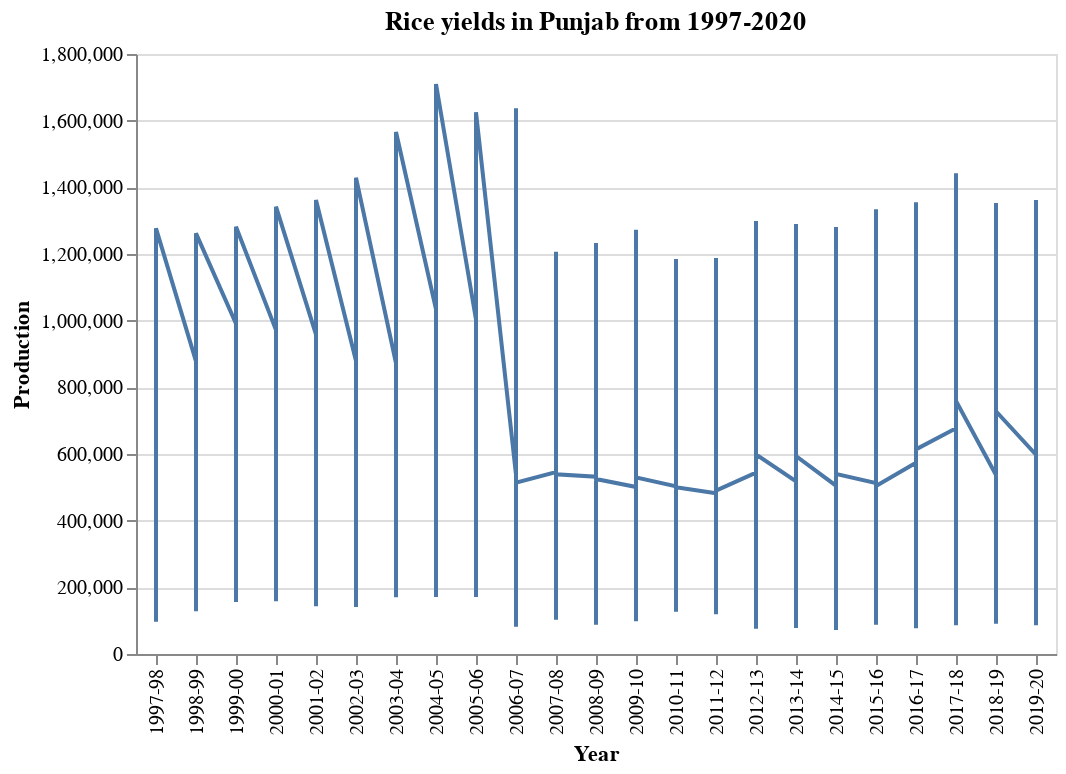

Notebook cell for this chart:
### Markdown cell above
I will try to find the way rice production has progressed over time, but as you can see below, this was a flawed way of doing it as the data is spread out across districts, and there is no cumulative data of rice production in every kharif year for the state.

### Code cell
alt.Chart(df_pj_rice).mark_line().encode(
    x='Year',
    y=('Production')
).properties(
    title='Rice yields in Punjab from 1997-2020')

### Figure 1 — Vega-Lite specification as saved in the notebook (floating-point values rounded to 4 significant figures; data arrays with more than 128 entries replaced by an {"elided": "..."} marker saying what was removed)
{"config": {"view": {"continuousWidth": 400, "continuousHeight": 300}}, "data": {"name": "data-0adc56a3ff0e19562e244e6577f66996"}, "mark": "line", "encoding": {"x": {"field": "Year", "type": "nominal"}, "y": {"field": "Production", "type": "quantitative"}}, "title": "Rice yields in Punjab from 1997-2020", "$schema": "https://vega.github.io/schema/vega-lite/v4.17.0.json", "datasets": {"data-0adc56a3ff0e19562e244e6577f66996": {"elided": "448 records"}}}
